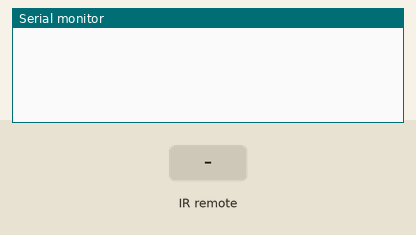
A sketch run on a simulated Arduino Uno, built with avr-gcc and run on an emulated ATmega328P. Shown: the last lines printed to the serial monitor. The test bench sets the inputs (shaded band).

Above: at 1.2 s.
1.3 s: infrared code 0x20FE4DBB received
At 2.5 s:
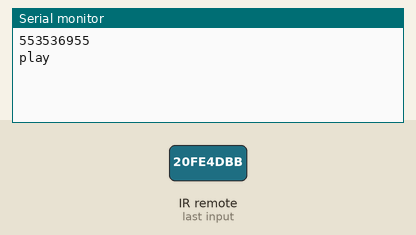
2.8 s: infrared code 0xE5CFBD7F received
At 4.0 s:
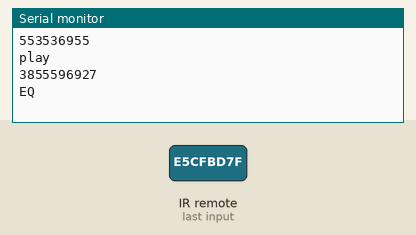
4.3 s: infrared code 0xA3C8EDDB received
At 5.1 s:
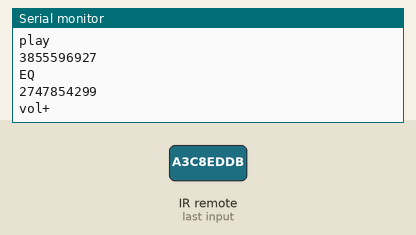
5.8 s: infrared code 0xE318261B received
At 6.2 s:
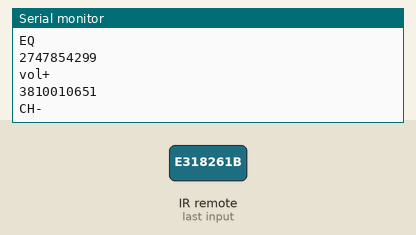

The sketch:

prueba_IR.ino
```cpp
#include <IRremote.h>
int RECV_PIN = 5;

IRrecv irrecv(RECV_PIN);

decode_results results;

void setup()
{
  Serial.begin(9600);
  irrecv.enableIRIn(); // Empezamos la recepción  por IR
}


void loop() {
  //P CONTROL CAR
  if (irrecv.decode(&results)) {
    Serial.println(results.value);
    if(results.value == 553536955){Serial.println("play");};
    if(results.value == 3855596927){Serial.println("EQ");};
    if(results.value == 2747854299){Serial.println("vol+");};
    if(results.value == 4034314555){Serial.println("vol-");};
    if(results.value == 3810010651){Serial.println("CH-");};
    if(results.value == 5316027){Serial.println("CH");};
    if(results.value == 4001918335){Serial.println("CH+");};
    if(results.value == 2534850111){Serial.println("1");};
    if(results.value == 1033561079){Serial.println("2");};
    if(results.value == 1635910171){Serial.println("3");};
    if(results.value == 2351064443){Serial.println("4");};
    if(results.value == 1217346747){Serial.println("5");};
    if(results.value == 71952287){Serial.println("6");};
    if(results.value == 851901943){Serial.println("7");};
    if(results.value == 465573243){Serial.println("8");};
    if(results.value == 1053031451){Serial.println("9");};
    if(results.value == 3238126971 || results.value == 16738455){Serial.println("0");};
    irrecv.resume(); // empezamos una nueva recepción
  }

}


//P/CONTROL KEISA
/*  if (irrecv.decode(&results)) {
    Serial.println(results.value);
    if(results.value == 16736925){Serial.println("arriba");};
    if(results.value == 16720605){Serial.println("izquierda");};
    if(results.value == 16761405){Serial.println("derecha");};
    if(results.value == 16754775){Serial.println("abajo");};
    if(results.value == 16712445){Serial.println("OK");};
    if(results.value == 16738455){Serial.println("1");};
    if(results.value == 16750695){Serial.println("2");};
    if(results.value == 16756815){Serial.println("3");};
    if(results.value == 16734885){Serial.println("9");};
    if(results.value == 16724175){Serial.println("4");};
    if(results.value == 16718055){Serial.println("5");};
    if(results.value == 16743045){Serial.println("6");};
    if(results.value == 16716015){Serial.println("7");};
    if(results.value == 16726215){Serial.println("8");};
    if(results.value == 16730805){Serial.println("0");};
    if(results.value == 16728765){Serial.println("asterisco");};
    if(results.value == 16732845){Serial.println("numeral");};
    irrecv.resume(); // empezamos una nueva recepción


  }*/
```

Measured:
- after the input at 1.3 s, the serial monitor: prints a new line at once (image 1)
- after the input at 2.8 s, the serial monitor: prints a new line at once (image 2)
- after the input at 4.3 s, the serial monitor: prints a new line at once (image 3)
- after the input at 5.8 s, the serial monitor: prints a new line at once (image 4)
